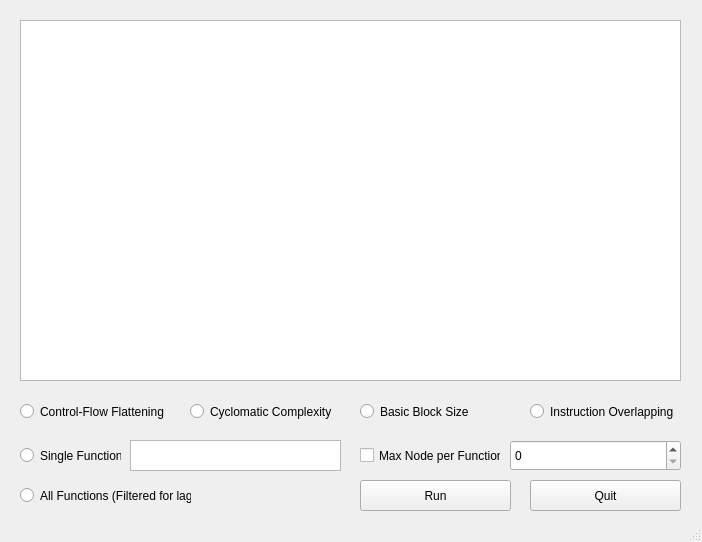
<?xml version="1.0" encoding="UTF-8"?>
<ui version="4.0">
 <class>MainWindow</class>
 <widget class="QMainWindow" name="MainWindow">
  <property name="geometry">
   <rect>
    <x>0</x>
    <y>0</y>
    <width>702</width>
    <height>542</height>
   </rect>
  </property>
  <property name="windowTitle">
   <string>MainWindow</string>
  </property>
  <widget class="QWidget" name="centralwidget">
   <widget class="QTableView" name="tableView">
    <property name="geometry">
     <rect>
      <x>20</x>
      <y>20</y>
      <width>661</width>
      <height>361</height>
     </rect>
    </property>
   </widget>
   <widget class="QRadioButton" name="flattenSelection">
    <property name="geometry">
     <rect>
      <x>20</x>
      <y>400</y>
      <width>151</width>
      <height>23</height>
     </rect>
    </property>
    <property name="text">
     <string>Control-Flow Flattening</string>
    </property>
    <attribute name="buttonGroup">
     <string notr="true">heuristicSelection</string>
    </attribute>
   </widget>
   <widget class="QRadioButton" name="cycloSelection">
    <property name="geometry">
     <rect>
      <x>190</x>
      <y>400</y>
      <width>151</width>
      <height>23</height>
     </rect>
    </property>
    <property name="text">
     <string>Cyclomatic Complexity</string>
    </property>
    <attribute name="buttonGroup">
     <string notr="true">heuristicSelection</string>
    </attribute>
   </widget>
   <widget class="QRadioButton" name="blockSelection">
    <property name="geometry">
     <rect>
      <x>360</x>
      <y>400</y>
      <width>151</width>
      <height>23</height>
     </rect>
    </property>
    <property name="text">
     <string>Basic Block Size</string>
    </property>
    <attribute name="buttonGroup">
     <string notr="true">heuristicSelection</string>
    </attribute>
   </widget>
   <widget class="QRadioButton" name="overlapSelection">
    <property name="geometry">
     <rect>
      <x>530</x>
      <y>400</y>
      <width>151</width>
      <height>23</height>
     </rect>
    </property>
    <property name="text">
     <string>Instruction Overlapping</string>
    </property>
    <attribute name="buttonGroup">
     <string notr="true">heuristicSelection</string>
    </attribute>
   </widget>
   <widget class="QTextEdit" name="singleFuncSelection">
    <property name="geometry">
     <rect>
      <x>130</x>
      <y>440</y>
      <width>211</width>
      <height>31</height>
     </rect>
    </property>
   </widget>
   <widget class="QRadioButton" name="singleFunc">
    <property name="geometry">
     <rect>
      <x>20</x>
      <y>440</y>
      <width>101</width>
      <height>31</height>
     </rect>
    </property>
    <property name="text">
     <string>Single Function</string>
    </property>
    <attribute name="buttonGroup">
     <string notr="true">numFuncSelection</string>
    </attribute>
   </widget>
   <widget class="QRadioButton" name="allFunc">
    <property name="geometry">
     <rect>
      <x>20</x>
      <y>480</y>
      <width>171</width>
      <height>31</height>
     </rect>
    </property>
    <property name="text">
     <string>All Functions (Filtered for lag)</string>
    </property>
    <attribute name="buttonGroup">
     <string notr="true">numFuncSelection</string>
    </attribute>
   </widget>
   <widget class="QCheckBox" name="maxCheck">
    <property name="geometry">
     <rect>
      <x>360</x>
      <y>440</y>
      <width>141</width>
      <height>31</height>
     </rect>
    </property>
    <property name="text">
     <string>Max Node per Function</string>
    </property>
   </widget>
   <widget class="QPushButton" name="runButton">
    <property name="geometry">
     <rect>
      <x>360</x>
      <y>480</y>
      <width>151</width>
      <height>31</height>
     </rect>
    </property>
    <property name="text">
     <string>Run</string>
    </property>
   </widget>
   <widget class="QPushButton" name="quitButton">
    <property name="geometry">
     <rect>
      <x>530</x>
      <y>480</y>
      <width>151</width>
      <height>31</height>
     </rect>
    </property>
    <property name="text">
     <string>Quit</string>
    </property>
   </widget>
   <widget class="QSpinBox" name="maxNum">
    <property name="geometry">
     <rect>
      <x>510</x>
      <y>440</y>
      <width>171</width>
      <height>31</height>
     </rect>
    </property>
   </widget>
  </widget>
  <widget class="QStatusBar" name="statusbar"/>
 </widget>
 <resources/>
 <connections/>
 <buttongroups>
  <buttongroup name="numFuncSelection"/>
  <buttongroup name="heuristicSelection"/>
 </buttongroups>
</ui>
